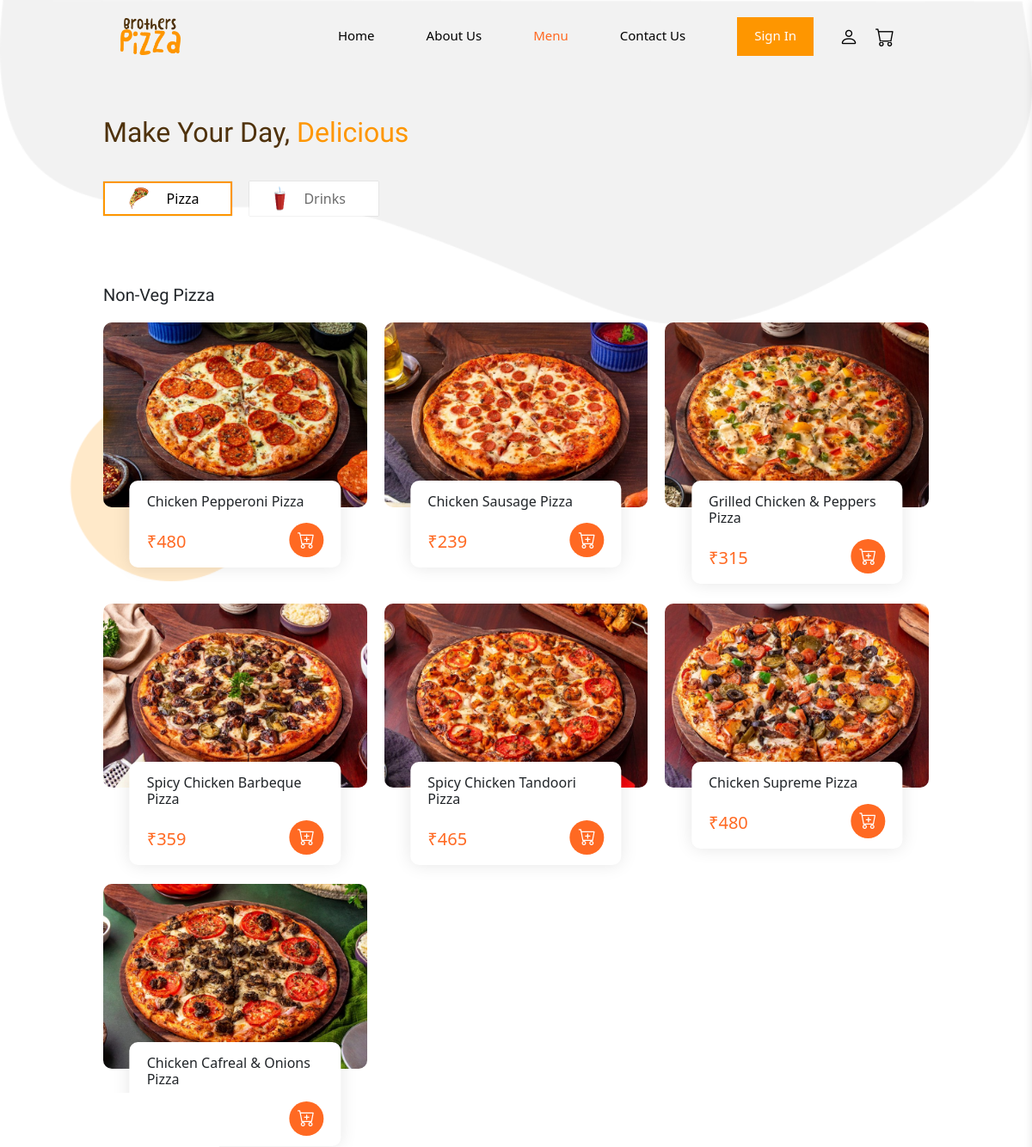
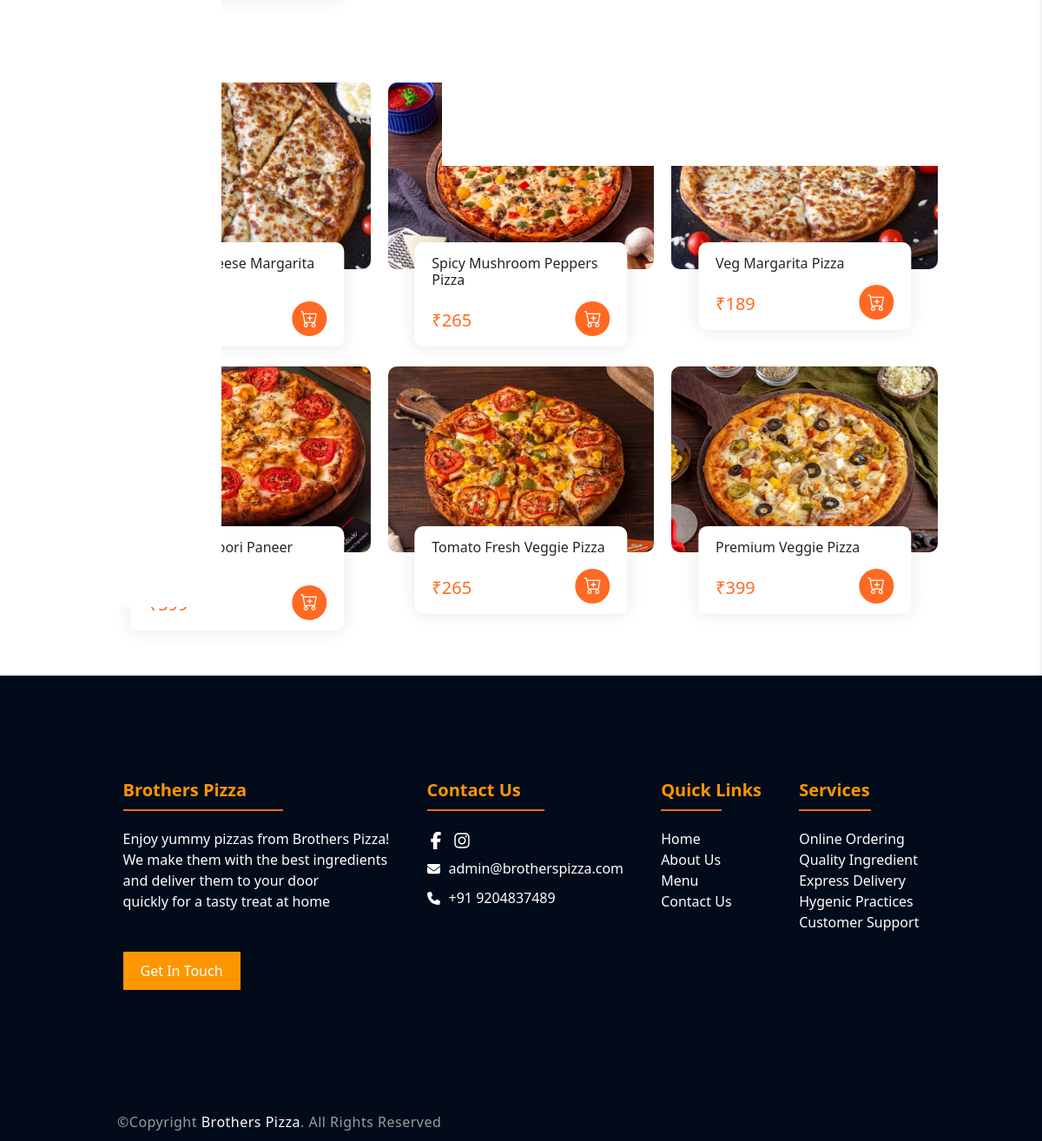
Page /menu.php on the committed database (2 pictures, top to bottom).
### tables this page shows
CREATE TABLE `pizza` (
  `p_id` varchar(10) NOT NULL,
  `p_name` varchar(50) NOT NULL,
  `p_price` int(10) NOT NULL,
  `p_type` varchar(10) NOT NULL,
  `p_image` varchar(50) NOT NULL
);

### menu.php (the view, shortened to what this page needs)
<!DOCTYPE html>
<html>
	<head>
		<?php
        	$connresult = db_connect();
			$nonVegPizza = $connresult->query("select * from pizza where p_type = 'Non Veg'");
			$vegPizza = $connresult->query("select * from pizza where p_type = 'Veg'");
		?>
		<link rel="stylesheet" type="text/css" href="./css/style.css">
        <link rel="stylesheet" href="https://cdn.jsdelivr.net/npm/bootstrap-icons@1.11.3/font/bootstrap-icons.min.css">
		<link href="https://cdn.jsdelivr.net/npm/bootstrap@5.3.2/dist/css/bootstrap.min.css" rel="stylesheet">
	</head>
    <body>
        <?php include 'navbar.php'?>
		<div class="pizza-list-outer" style="margin-bottom: 50px">
			<div class="pizza-list-inner">
				<h2 style="font-family: 'salsa';color: #4F320C; margin-top: 50px">Make Your Day, <span style="color: var(--primary)">Delicious</span></h2>
				<div class="menu-top">
					<ul style="">
						<li class="active-nav" id="show-pizza-button"><img src="./images/pizza-icon.png" height="25">Pizza</li>
						<li class="" id="show-drinks-button"><img src="./images/drinks.png" height="30">Drinks</li>
					</ul>
				</div>
				<h5 style="margin: 50px 0 20px 0; font-family: 'salsa';" class="pizza-list-grid">Non-Veg Pizza</h5>
				<div class="list-grid pizza-list-grid">
					<?php
					while($item = $nonVegPizza->fetch_assoc()) {
						echo '
						<div class="grid-element">
							<a onclick="openDescription(`'.$item['p_id'].'`)">
								<div class="grid-image">
									<img src="'.$item['p_image'].'">
								</div>
							</a>
							<div class="element-detail">
								<h6>'.$item['p_name'].'</h6>
								<div class="cart-and-price">
									<h5>₹'.$item['p_price'].'</h5>
									<button class="order-button" id="'.$item['p_id'].'" onclick="addToCart(this.id)"><i class="bi bi-cart-plus"></i></button>
								</div>
							</div>
						</div>
						';
					}
					?>
				</div>
				<h5 style="margin: 50px 0 20px 0; font-family: 'salsa';" class="pizza-list-grid">Veg Pizza</h5>
				<div class="list-grid pizza-list-grid">
					<?php
						while($item = $vegPizza->fetch_assoc()) {
							echo '
							<div class="grid-element">
								<a onclick="openDescription(`'.$item['p_id'].'`)">
									<div class="grid-image">
										<img src="'.$item['p_image'].'">
									</div>
								</a>
								<div class="element-detail">
									<h6>'.$item['p_name'].'</h6>
									<div class="cart-and-price">
										<h5>₹'.$item['p_price'].'</h5>
										<button class="order-button" id="'.$item['p_id'].'" onclick="addToCart(this.id)"><i class="bi bi-cart-plus"></i></button>
									</div>
								</div>
							</div>
							';
						}
					?>
				</div>
			</div>
		</div>
        <?php include 'footer.php'?>
    </body>
</html>

### navbar.php (shortened to what this page needs)
<div class="navigation-outer">
    <div class="navigation-inner">
        <div class="navigation-logo">
            <img src="./images/brand.png" width="70px">
        </div>
        <div class="navigation-items">
            <ul>
                <a href="index.php"><li class="index">Home</li></a>
                <a href="about.php"><li class="about">About Us</li></a>
                <a href="menu.php"><li class="menu">Menu</li></a>
                <a href="contact.php"><li class="contact">Contact Us</li></a>
                <a class="order-button sign-in" href="sign-in.php"><li>Sign In</li></a>
            </ul>
            <a style="margin-right: 20px; z-index: 99999;color: #000; font-size: 22px; cursor: pointer" id="showProfile">
                <i class="bi bi-person"></i>
            </a>
            <a id="cart" style="margin-right: 20px; z-index: 99999;text-decoration: none; position: relative;color: #000; font-size: 22px">
                <i class="bi bi-cart"></i>
            </a>
        </div>
    </div>
</div>

### footer.php (shortened to what this page needs)
<div class="footer-outer">
    <div class="footer-inner">
        <div class="footer-top">
            <div class="brand-details">
                <h5>Brothers Pizza</h5>
                <p>Enjoy yummy pizzas from Brothers Pizza!<br> We make them with the best ingredients<br> and deliver them to your door<br> quickly for a tasty treat at home</p>
                <button class="order-button" style="margin: 30px 0;">Get In Touch</button>
            </div>
            <div class="section-1">
                <h5>
                    Contact Us
                </h5>
                <div class="social-media">
                    <a href="#" target="_blank"></a>
                    <a href="#" target="_blank"></a>
                </div>
                <div class="contact-detail">
                    <p style="margin-bottom: 0;">admin@brotherspizza.com</p>
                </div>
                <div class="contact-detail">
                    <p style="margin-bottom: 0;">+91 9204837489</p>
                </div>
            </div>
            <div class="section-2">
                <h5>
                    Quick Links
                </h5>
                <ul>
                    <a href="index.php"><li>Home</li></a>
                    <a href="about.php"><li>About Us</li></a>
                    <a href="menu.php"><li>Menu</li></a>
                    <a href="contact.php"><li>Contact Us</li></a>
                </ul>
            </div>
            <div class="section-3">
                <h5>
                    Services
                </h5>
                <ul>
                    <li>Online Ordering</li>
                    <li>Quality Ingredient</li>
                    <li>Express Delivery</li>
                    <li>Hygenic Practices</li>
                    <li>Customer Support</li>
                </ul>
            </div>
        </div>
        <div class="footer-bottom">
            <p style="margin: 0">&#169;Copyright <a href="index.php" style="color: white; text-decoration: none;">Brothers Pizza</a>. All Rights Reserved</p>
        </div>
    </div>
</div>

### css/style.css (style rules this page uses)
:root { --primary: #FE9600; --secondary: #FF6922; --light: #fefaf5; --dark: #4F320C; }
body { margin: 0; font-family: "Poppins", sans-serif; font-size: 15px; background-image: url('../images/path1.png'); background-position: top; background-repeat: no-repeat; background-size: 100%; background-attachment: fixed; position: relative; overflow-x: hidden; }
.navigation-outer { max-width: 100%; background: transparent; position: relative; font-size: 15px; position: sticky; top: -100px; z-index: 999; transition: 0.5s ; }
.navigation-outer .navigation-inner { display: flex; align-items: center; justify-content: space-between; max-width: 80%; margin: auto; padding: 20px; position: sticky; top: 0; }
.navigation-outer .navigation-inner .navigation-items { display: flex; align-items: center; justify-content: center; position: relative; }
.navigation-outer .navigation-inner .navigation-items #cart { cursor: pointer; }
.navigation-outer .navigation-inner .navigation-items ul { display: flex; padding: 0; list-style-type: none; align-items: center; margin: auto; }
.active { color: var(--secondary) !important; }
.navigation-outer .navigation-inner .navigation-items ul a { margin: 0 30px; cursor: pointer; text-decoration: none; color: #000; }
.navigation-outer .navigation-inner .navigation-items ul a:after { content: ''; height: 2px; width: 0%; background-color: var(--secondary); display: block; transition: 0.2s; }
.order-button { background: var(--primary); text-decoration: none; padding: 10px 20px; color: white !important; border: none; cursor: pointer; transition: 0.1s; }
.pizza-list-outer { min-width: 100%; position: relative; }
.pizza-list-inner { max-width: 80%; margin: auto; }
.menu-top { display: flex; }
.pizza-list-inner ul { list-style-type: none; display: flex; gap: 20px; padding: 0; margin: 30px 0; }
.pizza-list-inner ul li { display: flex; align-items: center; justify-content: center; gap: 20px; padding: 5px 20px 5px 10px; min-width: 150px; background-color: rgb(255, 255, 255); font-weight: 500; box-shadow: 0 0 1px rgba(0, 0, 0, 0.3); cursor: pointer; margin: 0; color: #6c6c6c; }
.pizza-list-inner ul .active-nav { color: #000; border: solid 2px var(--primary); }
.pizza-list-inner .list-grid { display: grid; grid-template-columns: repeat(auto-fill, minmax(270px, 1fr)); gap: 20px; }
.pizza-list-inner .grid-element { position: relative; cursor: pointer; }
.pizza-list-inner .grid-element .grid-image { border-radius: 10px; overflow: hidden; height: 70%; }
.pizza-list-inner .grid-element .grid-image img { height: 100%; width: 100%; object-fit: cover; object-position: center; transition: 0.1s; }
.pizza-list-inner .grid-element .element-detail { background-color: white; position: absolute; top: 60%; left: 50%; padding: 15px 20px 10px 20px; border-radius: 10px; min-width: 80%; transform: translate(-50%,0); box-shadow: 0 0 20px rgba(0, 0, 0, 0.1); }
.pizza-list-inner .grid-element .element-detail .cart-and-price { display: flex; justify-content: space-between; margin-top: 15px; }
.pizza-list-inner .grid-element .element-detail .cart-and-price .order-button { background-color: var(--secondary); font-size: 20px; padding: 5px 10px; height: fit-content; border-radius: 50%; }
.pizza-list-inner .grid-element .element-detail h5 { text-align: right; margin-top: 10px; color: var(--secondary); }
.footer-outer { background-color: #020b1a; position: relative; color: white; min-width: 100%; }
.footer-inner { max-width: 80%; min-width: 80%; margin: auto; }
.footer-inner .footer-top { display: flex; justify-content: space-around; padding: 100px 0; }
.footer-inner .footer-top h5 { color:var(--primary); font-weight: 700; margin: 20px 0; position: relative; display: flex; flex-direction: column; gap: 10px; }
.footer-inner .footer-top h5::after { content: ''; height: 2px; width: 60%; display: block; background-color: var(--secondary); }
.footer-inner .footer-top .section-1 .social-media { display: flex; align-items: center; gap: 10px; }
.footer-inner .footer-top .section-1 .contact-detail { display: flex; align-items: center; gap: 10px; margin-top: 10px; }
.footer-inner .footer-top ul { padding: 0; list-style-type: none; }
.footer-inner .footer-top .section-2 ul a { text-decoration: none; color: white }
.footer-bottom { padding: 10px 15px; width: 100%; color: #9c9c9c; letter-spacing: 0.5px; }
.contact-inner .social-media, .contact-detail { display: flex; align-items: center; gap: 10px; margin-top: 10px; }

### rows in the picture
pizza: p_image (picture), p_name "Chicken Pepperoni Pizza", p_price "480"
pizza: p_image (picture), p_name "Chicken Sausage Pizza", p_price "239"
pizza: p_image (picture), p_name "Grilled Chicken & Peppers Pizza", p_price "315"
pizza: p_image (picture), p_name "Spicy Chicken Barbeque Pizza", p_price "359"
pizza: p_image (picture), p_name "Spicy Chicken Tandoori Pizza", p_price "465"
pizza: p_image (picture), p_name "Chicken Supreme Pizza", p_price "480"
pizza: p_image (picture), p_name "Chicken Cafreal & Onions Pizza"
pizza: p_image (picture), p_name "Double Cheese Margarita Pizza"
pizza: p_image (picture), p_name "Spicy Mushroom Peppers Pizza", p_price "265"
pizza: p_image (picture), p_name "Veg Margarita Pizza", p_price "189"
pizza: p_image (picture), p_name "Spicy Tandoori Paneer Pizza", p_price "399"
pizza: p_image (picture), p_name "Tomato Fresh Veggie Pizza", p_price "265"
pizza: p_image (picture), p_name "Premium Veggie Pizza", p_price "399"
